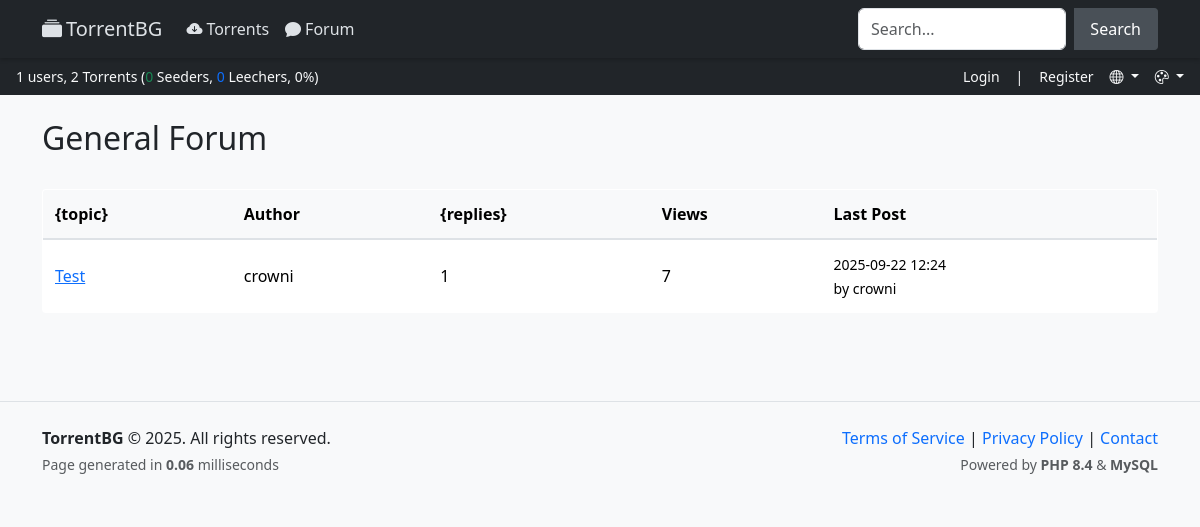
The page /forum_view.php?id=1 on the database as committed earlier.
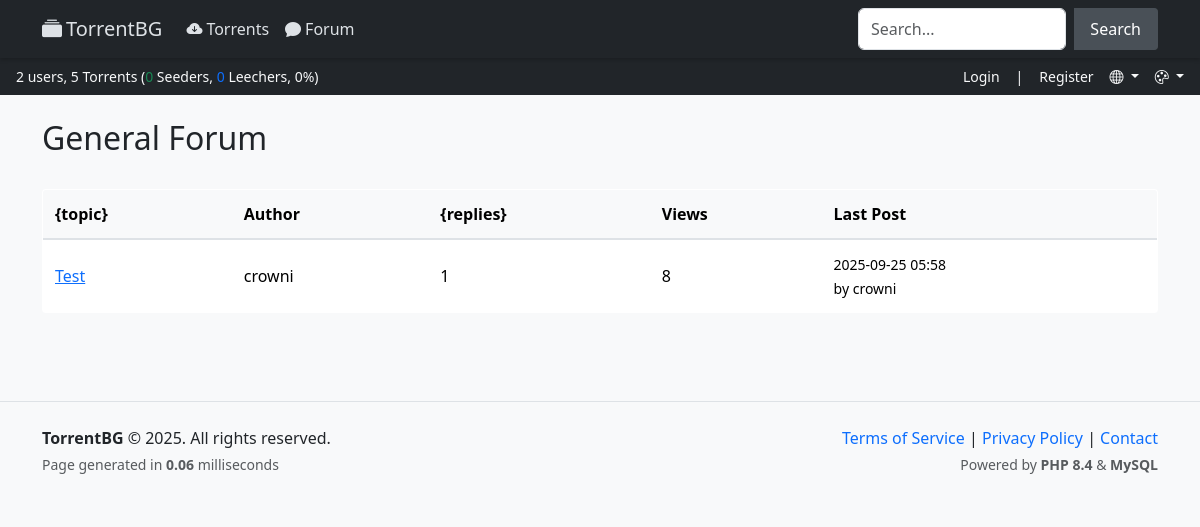
The same page on the database as committed later.
### tables this page shows
CREATE TABLE IF NOT EXISTS `forum_topics` (
  `id` int UNSIGNED NOT NULL AUTO_INCREMENT,
  `forum_id` int UNSIGNED NOT NULL,
  `user_id` int UNSIGNED NOT NULL,
  `title` varchar(255) NOT NULL,
  `created_at` datetime DEFAULT CURRENT_TIMESTAMP,
  `updated_at` datetime DEFAULT CURRENT_TIMESTAMP ON UPDATE CURRENT_TIMESTAMP,
  `views` int UNSIGNED NOT NULL DEFAULT '0',
  `replies` int UNSIGNED NOT NULL DEFAULT '0',
  `last_post_id` int UNSIGNED DEFAULT NULL,
  `is_locked` tinyint(1) NOT NULL DEFAULT '0',
  `is_sticky` tinyint(1) NOT NULL DEFAULT '0',
  PRIMARY KEY (`id`),
  KEY `forum_id` (`forum_id`),
  KEY `user_id` (`user_id`),
  KEY `last_post_id` (`last_post_id`)
);

CREATE TABLE IF NOT EXISTS `users` (
  `id` int UNSIGNED NOT NULL AUTO_INCREMENT,
  `username` varchar(50) NOT NULL,
  `email` varchar(100) NOT NULL,
  `password` varchar(255) NOT NULL,
  `rank` tinyint UNSIGNED NOT NULL DEFAULT '2' COMMENT '1=Guest,2=User,3=Uploader,4=Validator,5=Moderator,6=Owner',
  `created_at` timestamp NULL DEFAULT CURRENT_TIMESTAMP,
  `last_login` datetime DEFAULT NULL,
  `language` varchar(5) DEFAULT 'en',
  `style` varchar(10) DEFAULT 'light',
  `unread_notifications` int UNSIGNED NOT NULL DEFAULT '0',
  PRIMARY KEY (`id`),
  UNIQUE KEY `username` (`username`),
  UNIQUE KEY `email` (`email`)
);

### includes/Language.php (called while the page is built, shortened)
<?php
class Language {
    private string $langCode;
    private array $translations = [];
    public function __construct(string $langCode = 'en') {
        $supported = ['en', 'bg', 'fr', 'de', 'ru'];
        $this->langCode = in_array($langCode, $supported) ? $langCode : 'en';
    }
    private function loadLanguage(): void {
        $file = __DIR__ . "/../language/{$this->langCode}.php";
        if (file_exists($file)) {
            $this->translations = require $file;
        } else {
            $this->translations = require __DIR__ . '/../language/en.php';
        }
    }
    public function get(string $key, ...$params): string {
        $text = $this->translations[$key] ?? "{{$key}}";
        return $params ? vsprintf($text, array_map('htmlspecialchars', $params)) : htmlspecialchars($text);
    }
    public function getCurrent(): string {
        return $this->langCode;
    }
}

### includes/StyleManager.php (called while the page is built, shortened)
<?php
class StyleManager {
    private string $style;
    public function __construct() {
        $this->style = $_GET['style'] ?? $_SESSION['style'] ?? $_COOKIE['style'] ?? 'light';
    }
    public function getCSS(): string {
        return "styles/{$this->style}/style.css";
    }
}

### includes/Auth.php (called while the page is built, shortened)
<?php
class Auth {
    private ?array $user = null;
    public function isLoggedIn(): bool {
        return $this->user !== null;
    }
}

### forum_view.php (the view, shortened to what the changed rows need)
<?php
require_once __DIR__ . '/includes/Auth.php';
require_once __DIR__ . '/includes/Language.php';
$pdo = Database::getInstance();
$id = (int)($_GET['id'] ?? 0);
$stmt = $pdo->prepare("SELECT * FROM forums WHERE id = ? AND is_active = 1");
$stmt->execute([$id]);
$forum = $stmt->fetch();
$stmt = $pdo->prepare("
    SELECT ft.*, u.username as author_name,
           (SELECT username FROM users u2 JOIN forum_posts fp ON u2.id = fp.user_id WHERE fp.id = ft.last_post_id) as last_poster
    FROM forum_topics ft
    JOIN users u ON ft.user_id = u.id
    WHERE ft.forum_id = ?
    ORDER BY ft.is_sticky DESC, ft.updated_at DESC
");
$stmt->execute([$id]);
$topics = $stmt->fetchAll();
require_once __DIR__ . '/templates/header.php';
?>
<div class="d-flex justify-content-between align-items-center mb-4">
    <h2><?= htmlspecialchars($forum['name']) ?></h2>
</div>
<?php if (empty($topics)): ?>
    <div class="alert alert-info"><?= $lang->get('no_topics_yet') ?></div>
<?php else: ?>
    <div class="table-responsive">
        <table class="table table-hover">
            <thead>
                <tr>
                    <th><?= $lang->get('topic') ?></th>
                    <th><?= $lang->get('author') ?></th>
                    <th><?= $lang->get('replies') ?></th>
                    <th><?= $lang->get('views') ?></th>
                    <th><?= $lang->get('last_post') ?></th>
                </tr>
            </thead>
            <tbody>
                <?php foreach ($topics as $topic): ?>
                    <tr>
                        <td>
                            <div class="d-flex align-items-center">
                                <a href="/forum_topic.php?id=<?= $topic['id'] ?>">
                                    <?= htmlspecialchars($topic['title']) ?>
                                </a>
                            </div>
                        </td>
                        <td><?= htmlspecialchars($topic['author_name']) ?></td>
                        <td><?= $topic['replies'] ?></td>
                        <td><?= $topic['views'] ?></td>
                        <td>
                            <?php if ($topic['last_post_id']): ?>
                                <small>
                                    <?= date('Y-m-d H:i', strtotime($topic['updated_at'])) ?><br>
                                    <?= $lang->get('by') ?> <?= htmlspecialchars($topic['last_poster']) ?>
                                </small>
                            <?php else: ?>
                                <small class="text-muted"><?= $lang->get('no_posts_yet') ?></small>
                            <?php endif; ?>
                        </td>
                    </tr>
                <?php endforeach; ?>
            </tbody>
        </table>
    </div>
<?php endif; ?>
<?php require_once __DIR__ . '/templates/footer.php'; ?>

### templates/header.php (shortened to what the changed rows need)
<?php
require_once ROOT_PATH . 'includes/Auth.php';
require_once ROOT_PATH . 'includes/StyleManager.php';
require_once ROOT_PATH . 'includes/Language.php';
$pdo = Database::getInstance();
$auth = new Auth($pdo);
$styleManager = new StyleManager();
$lang = new Language($_SESSION['lang'] ?? 'en');
try {
    $pdo->exec("CREATE TABLE IF NOT EXISTS `peers` (
        `id` INT NOT NULL AUTO_INCREMENT,
        `torrent_id` INT NOT NULL,
        `peer_id` VARCHAR(40) NOT NULL,
        `ip` VARCHAR(45) NOT NULL,
        `port` INT NOT NULL,
        `seeder` TINYINT(1) NOT NULL DEFAULT 0,
        `uploaded` BIGINT UNSIGNED NOT NULL DEFAULT 0,
        `downloaded` BIGINT UNSIGNED NOT NULL DEFAULT 0,
        `left` BIGINT UNSIGNED NOT NULL DEFAULT 0,
        `last_announce` DATETIME NOT NULL DEFAULT CURRENT_TIMESTAMP ON UPDATE CURRENT_TIMESTAMP,
        PRIMARY KEY (`id`),
        UNIQUE KEY `unique_peer` (`torrent_id`, `peer_id`),
        KEY `torrent_id` (`torrent_id`),
        KEY `seeder` (`seeder`)
    ) ENGINE=InnoDB DEFAULT CHARSET=utf8mb4;");
} catch (Exception $e) {
}
$stmt = $pdo->query("SELECT COUNT(*) FROM users");
$totalUsers = $stmt->fetchColumn();
$stmt = $pdo->query("SELECT COUNT(*) FROM torrents");
$totalTorrents = $stmt->fetchColumn();
$hasSeederColumn = false;
try {
    $hasSeederColumn = true;
} catch (PDOException $e) {
}
if ($hasSeederColumn) {
    $pdo->exec("DELETE FROM peers WHERE last_announce < NOW() - INTERVAL 30 MINUTE");
    $stmt = $pdo->query("SELECT COUNT(*) FROM peers WHERE seeder = 1");
    $seeders = $stmt->fetchColumn();
    $stmt = $pdo->query("SELECT COUNT(*) FROM peers WHERE seeder = 0");
    $leechers = $stmt->fetchColumn();
    $totalPeers = $seeders + $leechers;
    $seederPercentage = $totalPeers > 0 ? round(($seeders / $totalPeers) * 100, 1) : 0;
    $statsText = sprintf(
        "%s %s, %s %s (<span class=\"text-success\">%s</span> %s, <span class=\"text-primary\">%s</span> %s, %s%%)",
        number_format($totalUsers),
        $lang->get('users'),
        number_format($totalTorrents),
        $lang->get('torrents'),
        number_format($seeders),
        $lang->get('seeders'),
        number_format($leechers),
        $lang->get('leechers'),
        $seederPercentage
    );
}
$greeting = '';
?>
<!DOCTYPE html>
<html lang="<?= $lang->getCurrent() ?>">
<head>
    <link href="https://cdn.jsdelivr.net/npm/bootstrap@5.3.3/dist/css/bootstrap.min.css" rel="stylesheet">
    <link rel="stylesheet" href="https://cdn.jsdelivr.net/npm/bootstrap-icons@1.11.3/font/bootstrap-icons.min.css">
    <link href="<?= $styleManager->getCSS() ?>" rel="stylesheet">
</head>
<body>
    <div class="bg-dark text-light py-2 px-3 d-flex justify-content-between align-items-center small">
        <div>
            <?= $statsText ?>
        </div>
        <div class="d-flex align-items-center gap-3">
            <?php if ($auth->isLoggedIn()): ?>
                <?= $greeting ?>
            <?php else: ?>
                <a href="/login.php" class="text-light text-decoration-none"><?= $lang->get('login') ?></a> |
                <a href="/register.php" class="text-light text-decoration-none"><?= $lang->get('register') ?></a>
            <?php endif; ?>
            <li class="nav-item dropdown list-unstyled mb-0">
            </li>
            <li class="nav-item dropdown list-unstyled mb-0">
            </li>
        </div>
    </div>
    <div class="container py-4">

Rows that differ between the two databases and show on the page:
changed forum_topics "Test": views "7" → "8"; updated_at "2025-09-22 12:24" → "2025-09-25 05:58"
Other text that changed with them:
$totalUsers: "1" → "2"
$totalTorrents: "2" → "5"
